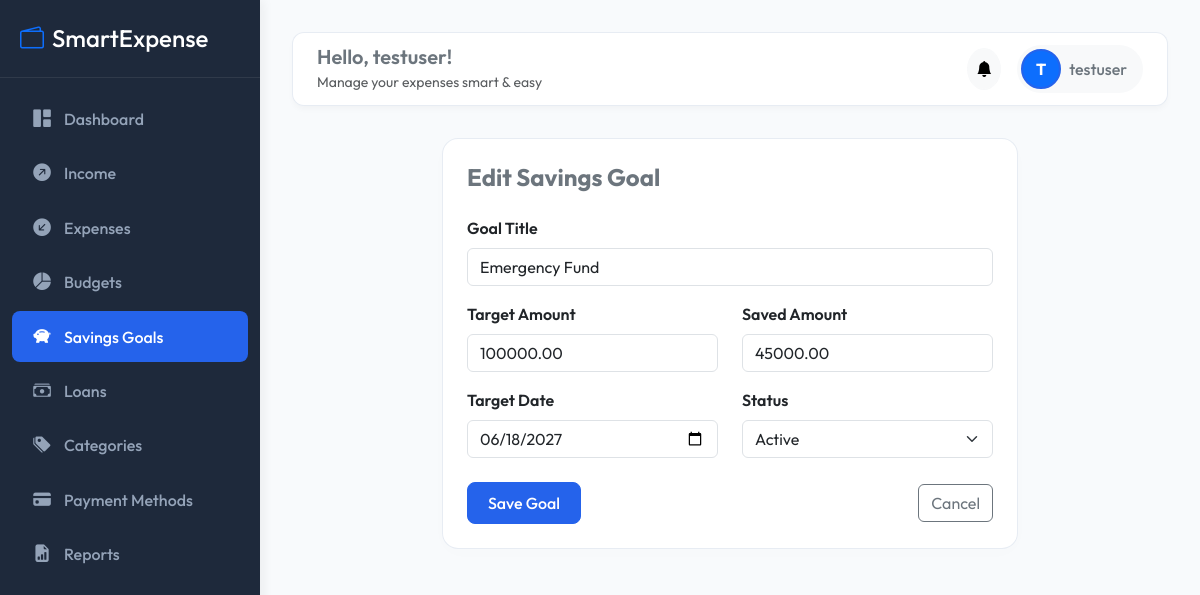
The app's page /savings/1/edit/ (signed in) with its own data.
### accounts/models.py (models this page shows, shortened)
class User(AbstractUser):
    profile_image = models.ImageField(upload_to='profile_images/', null=True, blank=True)
    created_at = models.DateTimeField(auto_now_add=True)

### savings/models.py (models this page shows, shortened)
class SavingsGoal(models.Model):
    STATUS_CHOICES = [
        ('Active', 'Active'),
        ('Achieved', 'Achieved'),
        ('Failed', 'Failed'),
    ]
    user = models.ForeignKey(settings.AUTH_USER_MODEL, on_delete=models.CASCADE, related_name='savings_goals')
    title = models.CharField(max_length=200)
    target_amount = models.DecimalField(max_digits=10, decimal_places=2)
    saved_amount = models.DecimalField(max_digits=10, decimal_places=2, default=0.00)
    target_date = models.DateField()
    status = models.CharField(max_length=20, choices=STATUS_CHOICES, default='Active')

### savings/views.py (the view, shortened to what this page needs)
# urls.py: path('<int:pk>/edit/', views.SavingsGoalUpdateView.as_view(), name='savings_edit'),
class SavingsGoalUpdateView(LoginRequiredMixin, UpdateView):
    model = SavingsGoal
    form_class = SavingsGoalForm
    template_name = 'savings/savings_form.html'
    success_url = reverse_lazy('savings:savings_list')
    def get_queryset(self):
        return SavingsGoal.objects.filter(user=self.request.user)

### savings/forms.py
class SavingsGoalForm(forms.ModelForm):
    class Meta:
        model = SavingsGoal
        fields = ('title', 'target_amount', 'saved_amount', 'target_date', 'status')
        widgets = {
            'title': forms.TextInput(attrs={'class': 'form-control', 'placeholder': 'e.g. Buy a new Laptop, Emergency Fund'}),
            'target_amount': forms.NumberInput(attrs={'class': 'form-control', 'placeholder': '0.00', 'step': '0.01'}),
            'saved_amount': forms.NumberInput(attrs={'class': 'form-control', 'placeholder': '0.00', 'step': '0.01'}),
            'target_date': forms.DateInput(attrs={'class': 'form-control', 'type': 'date'}),
            'status': forms.Select(attrs={'class': 'form-select'}),
        }

### notifications/context_processors.py (called while the page is built)
def unread_notifications_count(request):
    if request.user.is_authenticated:
        count = Notification.objects.filter(user=request.user, is_read=False).count()
        recent = Notification.objects.filter(user=request.user, is_read=False)[:5]
        return {
            'unread_notifications_count': count,
            'recent_notifications': recent
        }
    return {
        'unread_notifications_count': 0,
        'recent_notifications': []
    }

### templates/savings/savings_form.html (shortened to what this page needs)
{% extends 'base.html' %}
{% block content %}
<div class="row justify-content-center">
    <div class="col-md-8">
        <div class="card stat-card p-4">
            <h4 class="fw-bold text-secondary mb-4">{% if form.instance.pk %}Edit Savings Goal{% else %}Create New Savings Goal{% endif %}</h4>
            <form method="post">
                <div class="mb-3">
                    <label for="id_title" class="form-label fw-semibold">Goal Title</label>
                    {{ form.title }}
                </div>
                <div class="row">
                    <div class="col-md-6 mb-3">
                        <label for="id_target_amount" class="form-label fw-semibold">Target Amount</label>
                        {{ form.target_amount }}
                    </div>
                    <div class="col-md-6 mb-3">
                        <label for="id_saved_amount" class="form-label fw-semibold">Saved Amount</label>
                        {{ form.saved_amount }}
                    </div>
                </div>
                <div class="row">
                    <div class="col-md-6 mb-3">
                        <label for="id_target_date" class="form-label fw-semibold">Target Date</label>
                        {{ form.target_date }}
                    </div>
                    <div class="col-md-6 mb-4">
                        <label for="id_status" class="form-label fw-semibold">Status</label>
                        {{ form.status }}
                    </div>
                </div>
                <div class="d-flex justify-content-between align-items-center">
                    <button type="submit" class="btn btn-primary">Save Goal</button>
                    <a href="{% url 'savings:savings_list' %}" class="btn btn-outline-secondary">Cancel</a>
                </div>
            </form>
        </div>
    </div>
</div>
{% endblock %}

### templates/base.html (shortened to what this page needs)
{% load static %}
<!DOCTYPE html>
<html lang="en">
<head>
    <link href="https://cdn.jsdelivr.net/npm/bootstrap@5.3.0/dist/css/bootstrap.min.css" rel="stylesheet">
    <link href="https://cdn.jsdelivr.net/npm/bootstrap-icons@1.10.5/font/bootstrap-icons.css" rel="stylesheet">
    <link href="https://cdn.datatables.net/1.13.4/css/dataTables.bootstrap5.min.css" rel="stylesheet">
    <link href="{% static 'css/style.css' %}" rel="stylesheet">
</head>
<body>
    <nav id="sidebar">
        <div class="sidebar-header">
            <h4 class="m-0 text-white"><i class="bi bi-wallet2 me-2 text-primary"></i>SmartExpense</h4>
        </div>
        <div class="mt-3">
            <a href="{% url 'dashboard:home' %}" class="nav-link {% if request.resolver_match.app_name == 'dashboard' %}active{% endif %}">
                <i class="bi bi-grid-1x2-fill"></i> Dashboard
            </a>
            <a href="{% url 'income:income_list' %}" class="nav-link {% if request.resolver_match.app_name == 'income' %}active{% endif %}">
                <i class="bi bi-arrow-up-right-circle-fill"></i> Income
            </a>
            <a href="{% url 'expenses:expense_list' %}" class="nav-link ">
                <i class="bi bi-arrow-down-left-circle-fill"></i> Expenses
            </a>
            <a href="{% url 'budgets:budget_list' %}" class="nav-link {% if request.resolver_match.app_name == 'budgets' %}active{% endif %}">
                <i class="bi bi-pie-chart-fill"></i> Budgets
            </a>
            <a href="{% url 'savings:savings_list' %}" class="nav-link {% if request.resolver_match.app_name == 'savings' %}active{% endif %}">
                <i class="bi bi-piggy-bank-fill"></i> Savings Goals
            </a>
            <a href="{% url 'loans:loan_list' %}" class="nav-link {% if request.resolver_match.app_name == 'loans' %}active{% endif %}">
                <i class="bi bi-cash-stack"></i> Loans
            </a>
            <a href="{% url 'expenses:category_list' %}" class="nav-link {% if request.resolver_match.url_name == 'category_list' %}active{% endif %}">
                <i class="bi bi-tags-fill"></i> Categories
            </a>
            <a href="{% url 'expenses:payment_method_list' %}" class="nav-link {% if request.resolver_match.url_name == 'payment_method_list' %}active{% endif %}">
                <i class="bi bi-credit-card-fill"></i> Payment Methods
            </a>
            <a href="{% url 'reports:report_dashboard' %}" class="nav-link {% if request.resolver_match.app_name == 'reports' %}active{% endif %}">
                <i class="bi bi-file-earmark-bar-graph-fill"></i> Reports
            </a>
        </div>
    </nav>
    <div id="content">
        <div class="topbar d-flex justify-content-between align-items-center">
            <div class="d-none d-lg-block">
                <h5 class="m-0 fw-semibold text-secondary">Hello, {{ request.user.username }}!</h5>
                <small class="text-muted">Manage your expenses smart & easy</small>
            </div>
            <div class="d-flex align-items-center gap-3">
                <div class="dropdown">
                    <button class="btn btn-light position-relative rounded-circle p-2" type="button" data-bs-toggle="dropdown" aria-expanded="false">
                        <i class="bi bi-bell-fill"></i>
                    </button>
                </div>
                <div class="dropdown">
                    <button class="btn btn-light d-flex align-items-center gap-2 border-0 p-1 pe-3 rounded-pill" type="button" data-bs-toggle="dropdown" aria-expanded="false">
                        {% if request.user.profile_image %}
                        <img src="{{ request.user.profile_image.url }}" class="avatar-md" alt="Avatar">
                        {% else %}
                        <div class="avatar-md bg-primary text-white d-flex align-items-center justify-content-center fw-bold">
                            {{ request.user.username|slice:":1"|upper }}
                        </div>
                        {% endif %}
                        <span class="d-none d-md-inline fw-medium text-secondary">{{ request.user.username }}</span>
                    </button>
                </div>
            </div>
        </div>
        {% block content %}{% endblock %}
    </div>
</body>
</html>

### static/css/style.css (style rules this page uses)
:root { --primary-color: #2563EB; --primary-hover: #1D4ED8; --secondary-color: #1E293B; --success-color: #10B981; --danger-color: #EF4444; --warning-color: #F59E0B; --info-color: #06B6D4; --bg-color: #F8FAFC; --sidebar-width: 260px; --transition-speed: 0.3s; }
body { font-family: 'Outfit', -apple-system, BlinkMacSystemFont, "Segoe UI", Roboto, sans-serif; background-color: var(--bg-color); color: var(--secondary-color); overflow-x: hidden; }
#sidebar { width: var(--sidebar-width); height: 100vh; position: fixed; top: 0; left: 0; z-index: 100; background-color: var(--secondary-color); color: #F8FAFC; transition: all var(--transition-speed) ease; box-shadow: 4px 0 10px rgba(0, 0, 0, 0.05); }
#sidebar .sidebar-header { padding: 1.5rem 1.25rem; border-bottom: 1px solid rgba(255, 255, 255, 0.08); }
#sidebar .nav-link { color: #94A3B8; padding: 0.75rem 1.25rem; display: flex; align-items: center; gap: 0.75rem; border-radius: 8px; margin: 0.25rem 0.75rem; transition: all 0.2s ease; font-weight: 500; text-decoration: none; }
#sidebar .nav-link:hover, #sidebar .nav-link.active { color: #FFFFFF; background-color: var(--primary-color); }
#sidebar .nav-link i { font-size: 1.1rem; width: 20px; text-align: center; }
#content { margin-left: var(--sidebar-width); padding: 2rem; min-height: 100vh; transition: all var(--transition-speed) ease; }
.topbar { background: rgba(255, 255, 255, 0.9); backdrop-filter: blur(8px); border-radius: 12px; padding: 0.75rem 1.5rem; box-shadow: 0 4px 6px -1px rgba(0, 0, 0, 0.03); margin-bottom: 2rem; border: 1px solid rgba(226, 232, 240, 0.8); }
.stat-card { border: 1px solid rgba(226, 232, 240, 0.8); border-radius: 16px; box-shadow: 0 4px 20px rgba(0, 0, 0, 0.01); transition: transform var(--transition-speed) ease, box-shadow var(--transition-speed) ease; background: #FFFFFF; }
.btn-primary { background-color: var(--primary-color); border-color: var(--primary-color); font-weight: 500; border-radius: 8px; padding: 0.5rem 1.25rem; }
.avatar-md { width: 40px; height: 40px; border-radius: 50%; object-fit: cover; border: 2px solid var(--primary-color); }

### records on screen
User: user.username "testuser", user.username "T"
SavingsGoal: title "Emergency Fund", target_amount "100000.00", saved_amount "45000.00", target_date "06/18/2027", status "Active"
